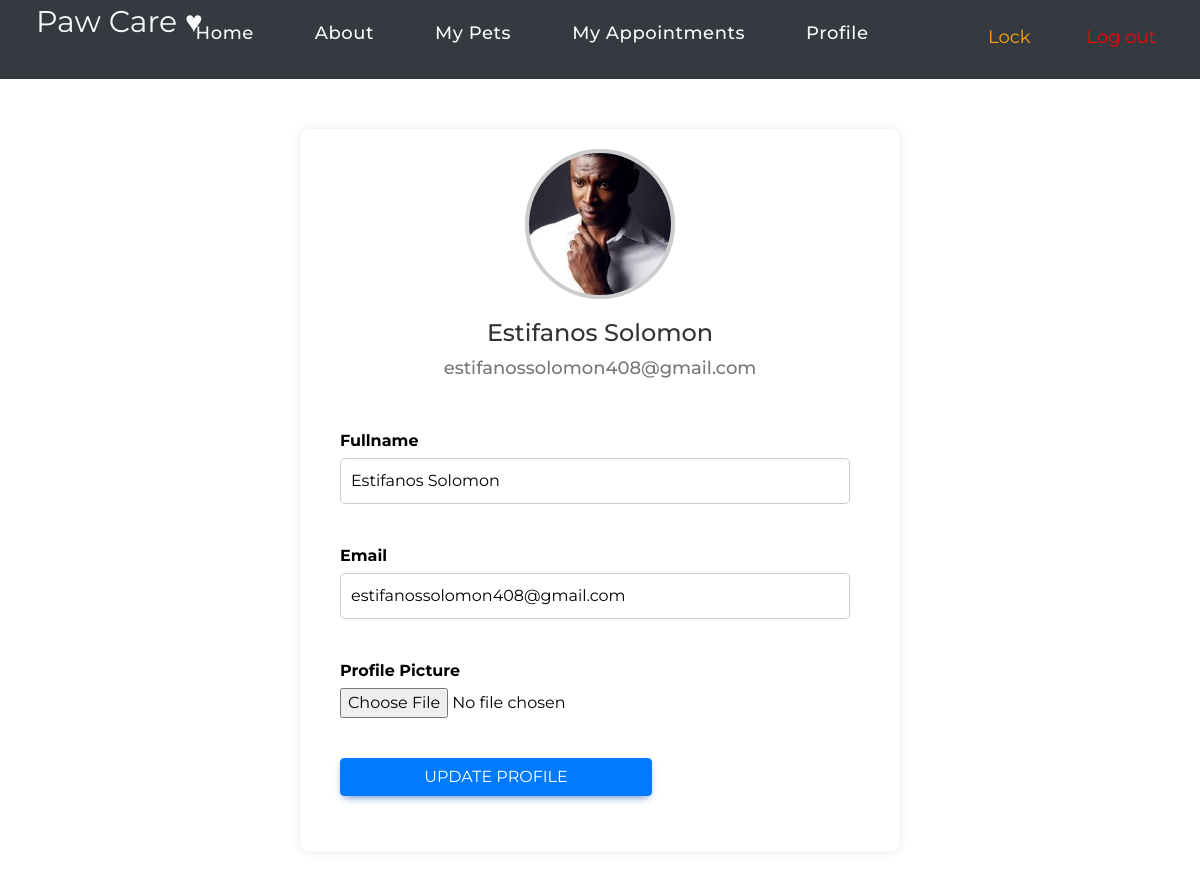
Page /profile (signed in) on the committed database.
### models.py (models this page shows, shortened)
class Users(UserMixin, db.Model):
    id = db.Column(db.Integer, primary_key=True)
    Fullname = db.Column(db.String(250), nullable=False)
    Email = db.Column(db.String(250), unique=True, nullable=False)
    Password = db.Column(db.String(250), nullable=False)
    role = db.Column(db.String(50), nullable=False, default='user')  # Added role field
    profile_picture = db.Column(db.String(250), nullable=True)
    status = db.Column(db.String(250), nullable=False, default='active')
    pets = db.relationship('Pet', backref='owner', lazy=True)

### app.py (the view, shortened to what this page needs)
@app.route('/profile', methods = ['GET', 'POST'])
@login_required
def profile():
    form = ProfileForm(obj=current_user)
    return render_template('profile.html', form=form)

### models.py
class ProfileForm(FlaskForm):
    Fullname = StringField('Fullname', validators=[DataRequired()])
    Email = StringField('Email', [Email()])
    profile_picture = FileField('Profile Picture')
    Submit = SubmitField('Update Profile')

### app.py (called while the page is built)
@login_manager.user_loader
def loader_user(user_id):
    return Users.query.get(user_id)

### templates/profile.html (shortened to what this page needs)
{% extends"base/base.html" %}
{% block content %}
    <div class="profile-container">
        <div class="profile-header">
            <div class="profile-picture">
                {% if current_user.profile_picture %}
                    <img src="{{ url_for('static', filename=current_user.profile_picture.split('static/')[1]) }}" alt="Profile Picture">
                {% else %}
                    <img src="{{ url_for('static', filename='uploads/profile.png') }}" alt="Default Profile Picture">
                {% endif %}
            </div>
            <h1>{{ current_user.Fullname }}</h1>
            <h2>{{ current_user.Email }}</h2>
        </div>
        <div class="profile-form">
            <form method="POST" enctype="multipart/form-data">
                <div class="form-group">
                    {{ form.Fullname.label }}
                    {{ form.Fullname(size=32) }}
                </div><br>
                <div class="form-group">
                    {{ form.Email.label }}
                    {{ form.Email(size=32) }}
                </div><br>
                <div class="form-group">
                    {{ form.profile_picture.label }}
                    {{ form.profile_picture() }}
                </div><br>
                <div class="form-group">
                    {{ form.Submit(class_='btn btn-primary') }}
                </div>
            </form>
        </div>
    </div>
    {% endblock %}

### static/css/profile.css (style rules this page uses)
body { font-family: Arial, sans-serif; background-color: #f4f4f4; margin: 0; padding: 0; }
.profile-container { max-width: 600px; margin: 50px auto; background: white; padding: 20px; border-radius: 10px; box-shadow: 0 0 10px rgba(0,0,0,0.1); }
.profile-header { text-align: center; margin-bottom: 30px; }
.profile-picture { position: relative; width: 150px; height: 150px; margin: 0 auto 20px; }
.profile-picture img { width: 100%; height: 100%; border-radius: 50%; object-fit: cover; border: 4px solid #ccc; }
.profile-header h1 { margin: 10px 0; font-size: 24px; color: #333; }
.profile-header h2 { margin: 5px 0; font-size: 18px; color: #777; }
.profile-form { padding: 20px; }
.form-group { margin-bottom: 20px; }
.form-group label { display: block; font-weight: bold; margin-bottom: 5px; }
.form-group input[type="text"], .form-group input[type="email"] { width: calc(100% - 10px); padding: 10px; border: 1px solid #ccc; border-radius: 5px; font-size: 16px; }
.btn { padding: 10px 20px; border: none; border-radius: 5px; background-color: #007BFF; color: white; cursor: pointer; font-size: 16px; }

### templates/base/base.html (style rules this page uses)
body { font-family: 'Montserrat', 'sans-serif'; }

### rows in the picture
Users: profile_picture (picture), Fullname "Estifanos Solomon", Email "estifanossolomon408@gmail.com"
